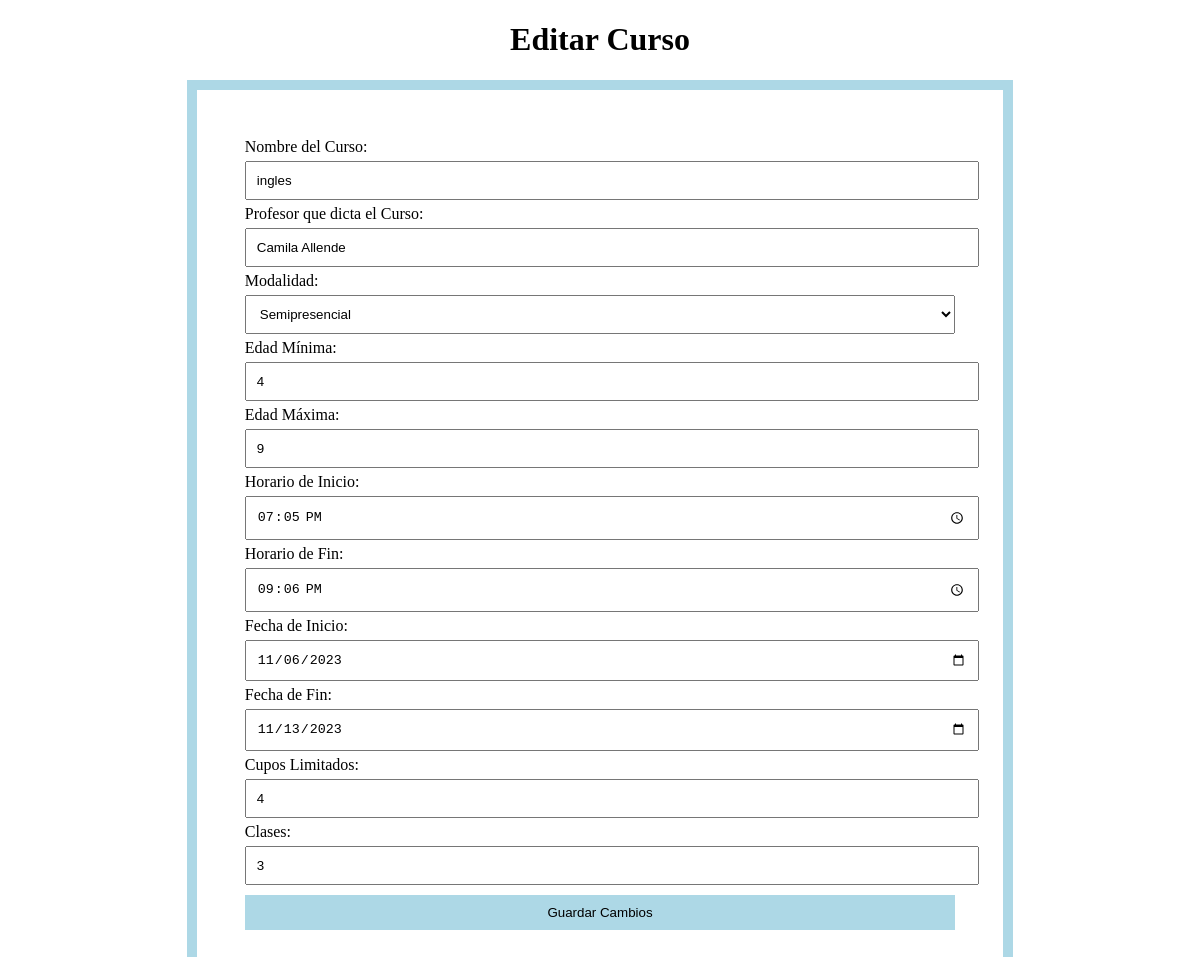
Screenshot of /prueba/editar.php?id=1 with the database file from the repository.
### tables this page shows
CREATE TABLE `cursoss` (
  `id` int(11) NOT NULL,
  `nombre_curso` varchar(255) DEFAULT NULL,
  `profesor` varchar(255) DEFAULT NULL,
  `modalidad` enum('presencial','semipresencial','virtual') DEFAULT NULL,
  `edad_minima` int(11) DEFAULT NULL,
  `edad_maxima` int(11) DEFAULT NULL,
  `hora_inicio` time DEFAULT NULL,
  `hora_fin` time DEFAULT NULL,
  `fecha_inicio` date DEFAULT NULL,
  `fecha_fin` date DEFAULT NULL,
  `cupos_limitados` int(11) DEFAULT NULL,
  `clases` int(11) DEFAULT NULL,
  `cupos_disponibles` int(11) DEFAULT NULL
);

### prueba/editar.php (the view, shortened to what this page needs)
<!DOCTYPE html>
<html>
<head>
</head>
<body>
    <h1>Editar Curso</h1>
    <?php
    $servername = "localhost";
    $username = "root";
    $password = "";
    $dbname = "puntod";
    $conn = new mysqli($servername, $username, $password, $dbname);
    if (isset($_GET['id'])) {
        $curso_id = $_GET['id'];
        $sql = "SELECT * FROM cursoss WHERE id = $curso_id";
        $result = $conn->query($sql);
        if ($result->num_rows > 0) {
            $row = $result->fetch_assoc();
            echo '<form method="post" action="procesar_edicion.php">';
            echo 'Nombre del Curso: <input type="text" name="nombre_curso" value="' . $row['nombre_curso'] . '"><br>';
            echo 'Profesor que dicta el Curso: <input type="text" name="profesor" value="' . $row['profesor'] . '"><br>';
            echo 'Modalidad: <select name="modalidad">';
            echo '<option value="semipresencial" ' . ($row['modalidad'] == 'semipresencial' ? 'selected' : '') . '>Semipresencial</option>';
            echo '</select><br>';
            echo 'Edad Mínima: <input type="number" name="edad_minima" value="' . $row['edad_minima'] . '"><br>';
            echo 'Edad Máxima: <input type="number" name="edad_maxima" value="' . $row['edad_maxima'] . '"><br>';
            echo 'Horario de Inicio: <input type="time" name="hora_inicio" value="' . $row['hora_inicio'] . '"><br>';
            echo 'Horario de Fin: <input type="time" name="hora_fin" value="' . $row['hora_fin'] . '"><br>';
            echo 'Fecha de Inicio: <input type="date" name="fecha_inicio" value="' . $row['fecha_inicio'] . '"><br>';
            echo 'Fecha de Fin: <input type="date" name="fecha_fin" value="' . $row['fecha_fin'] . '"><br>';
            echo 'Cupos Limitados: <input type="number" name="cupos_limitados" value="' . $row['cupos_limitados'] . '"><br>';
            echo 'Clases: <input type="number" name="clases" value="' . $row['clases'] . '"><br>';
            echo '<input type="submit" value="Guardar Cambios">';
            echo '</form>';
        } else {
            echo "Curso no encontrado.";
        }
    } else {
        echo "ID del curso no proporcionado.";
    }
    ?>
</body>
</html>

### prueba/editar.php (style rules this page uses)
h1 { text-align: center; }
form { width: 60%; margin: 0 auto; padding: 48px; border: 10px solid lightblue; background-color: #fff; }
input, select { width: 100%; padding: 10px; margin: 5px 0; }
input[type="submit"] { background-color: lightblue; color: #000; border: none; padding: 10px 20px; text-align: center; text-decoration: none; display: inline-block; cursor: pointer; }

### rows the page displays
cursoss: nombre_curso "ingles", profesor "Camila Allende", modalidad "Semipresencial", edad_minima "4", edad_maxima "9", hora_inicio "19:05:00", hora_fin "21:06:00", fecha_inicio "11/06/2023", fecha_fin "11/13/2023", cupos_limitados "4", clases "3"
